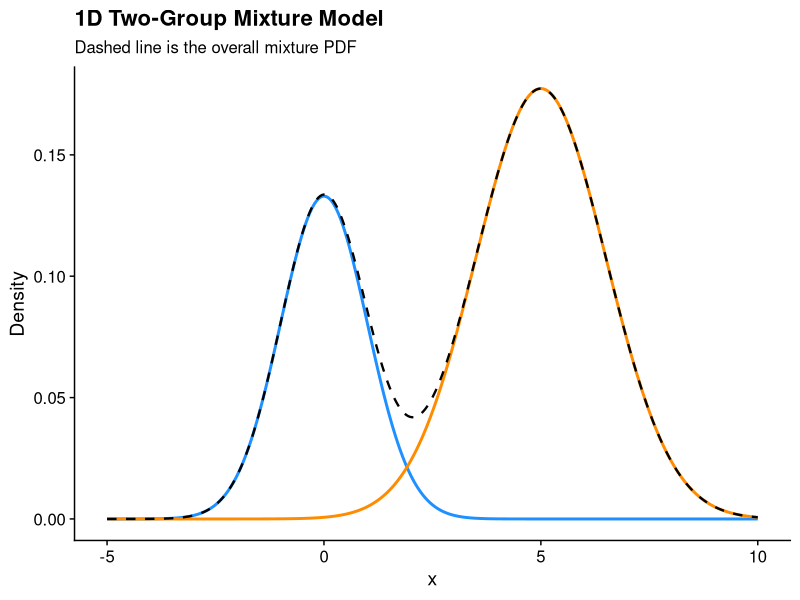

Write the R code that produced this figure.
## ---- chunk 1
library(ggplot2)
library(cowplot)

# Define the x-axis range
x <- seq(-5, 10, length.out = 500)

# 1/3 belongs to group 1, 2/3 to group 2
y1 <- (1/3) * dnorm(x, mean = 0, sd = 1)
y2 <- (2/3) * dnorm(x, mean = 5, sd = 1.5)
df <- data.frame(x, y1, y2, y_total = y1 + y2)

# Plotting with cowplot theme
ggplot(df, aes(x = x)) +
  geom_line(aes(y = y1), color = "dodgerblue", linewidth = 1) +
  geom_line(aes(y = y2), color = "darkorange", linewidth = 1) +
  geom_line(aes(y = y_total), color = "black", linetype = "dashed", linewidth = 0.8) +
  labs(title = "1D Two-Group Mixture Model",
       subtitle = "Dashed line is the overall mixture PDF",
       x = "x", y = "Density") +
  theme_cowplot()
